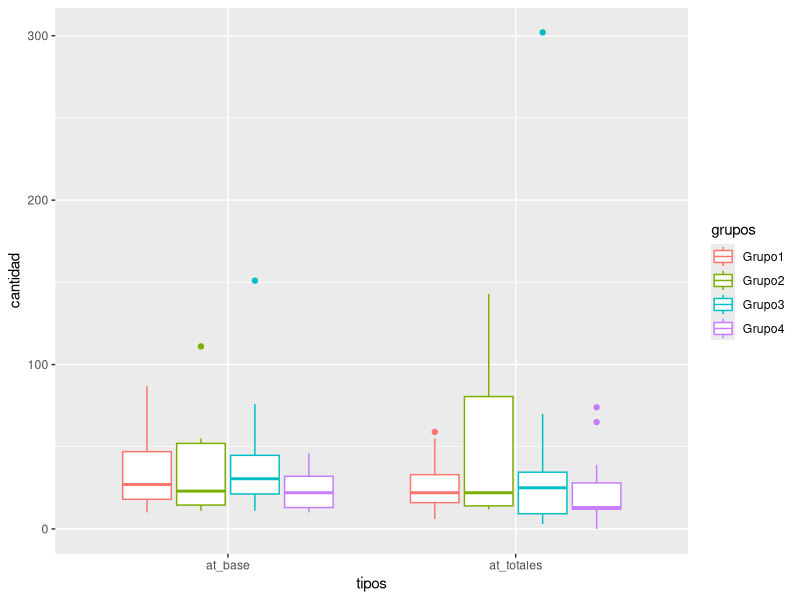

Here is the R script that generated this plot:
## ---- chunk 1
library(pwr)
library(dplyr)
library(ggplot2)
library(tidyr)
## ---- chunk 2
epilepsy <- MASS::epil
epilepsy
## ---- chunk 3
pwr.t.test(n = NULL,
           d = 0.2,
           sig.level = 0.05,
           type = "one.sample",
           alternative = "greater",
           power = 0.2)
## ---- chunk 4
ep_filtered <- epilepsy %>% 
  filter(base >= 10, trt == "placebo" |trt == "progabide") %>% 
  mutate(
    grupos = case_when(
      age < 30 & trt == "placebo" ~ "Grupo1",
      age >= 30 & trt == "placebo" ~ "Grupo2",
      age < 30 & trt == "progabide" ~ "Grupo3",
      age >= 30 & trt == "progabide" ~ "Grupo4", 
      TRUE ~ as.character(NA)
    ))
## ---- chunk 5
ep_resumen <- ep_filtered %>% 
  group_by(grupos, subject) %>% 
  summarise(at_totales = sum(y), at_base = unique(base)) %>% 
  mutate(
    grupos = factor(
      grupos, 
      levels = c("Grupo1", "Grupo2", "Grupo3", "Grupo4"), 
      labels = c("Grupo1", "Grupo2", "Grupo3", "Grupo4")
    ), 
    subject = factor(
      subject, 
      levels = sort(subject),
      labels = sort(subject),
    ))
## ---- chunk 6
ep_resumen
## ---- chunk 7
ep_resumen %>% 
  pivot_longer(at_totales:at_base, names_to = "tipos", values_to = "cantidad") %>% 
ggplot() +
  geom_boxplot(aes(x = tipos, y = cantidad, color = grupos))
